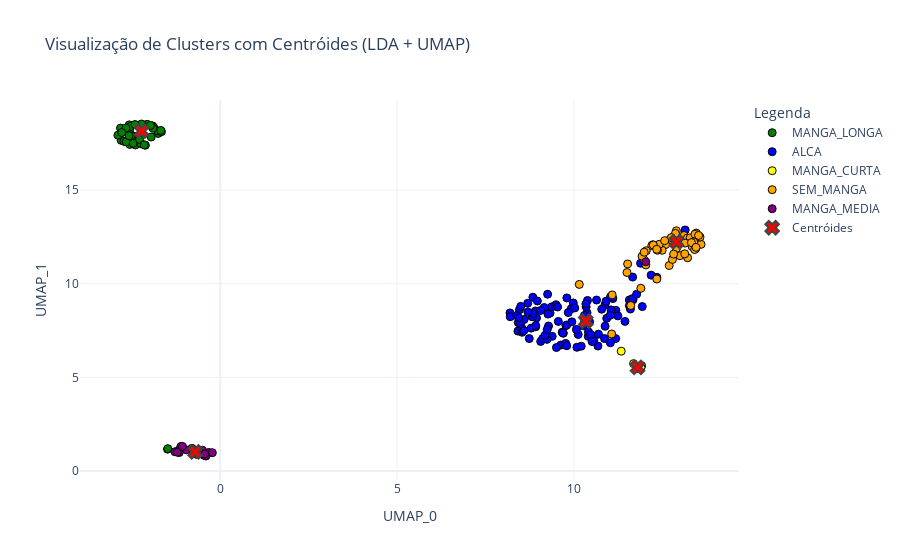

Notebook source saved alongside this figure:
### Code cell
# Obtendo clusters
colunas_lda = [col for col in df_lda_comprimento_manga.columns if col.startswith('EMB_LDA')]

# Calcular os centróides de df_lda_comprimento_manga
df_combined_comprimento_manga = calcular_centroides(df_lda_comprimento_manga, colunas_lda, 'COMPRIMENTO_MANGA')

# Gerar o gráfico com UMAP
fig = plot_clusters_with_centroids(
    df_combined=df_combined_comprimento_manga,
    target_column='COMPRIMENTO_MANGA',
    embedding_columns=colunas_lda,
    color_dict=None,  # Opcional, pode ser None
    title="Visualização de Clusters com Centróides (LDA + UMAP)",
    apply_umap=True,  # Aplicar UMAP
)

# Mostrar o gráfico
fig.show()
